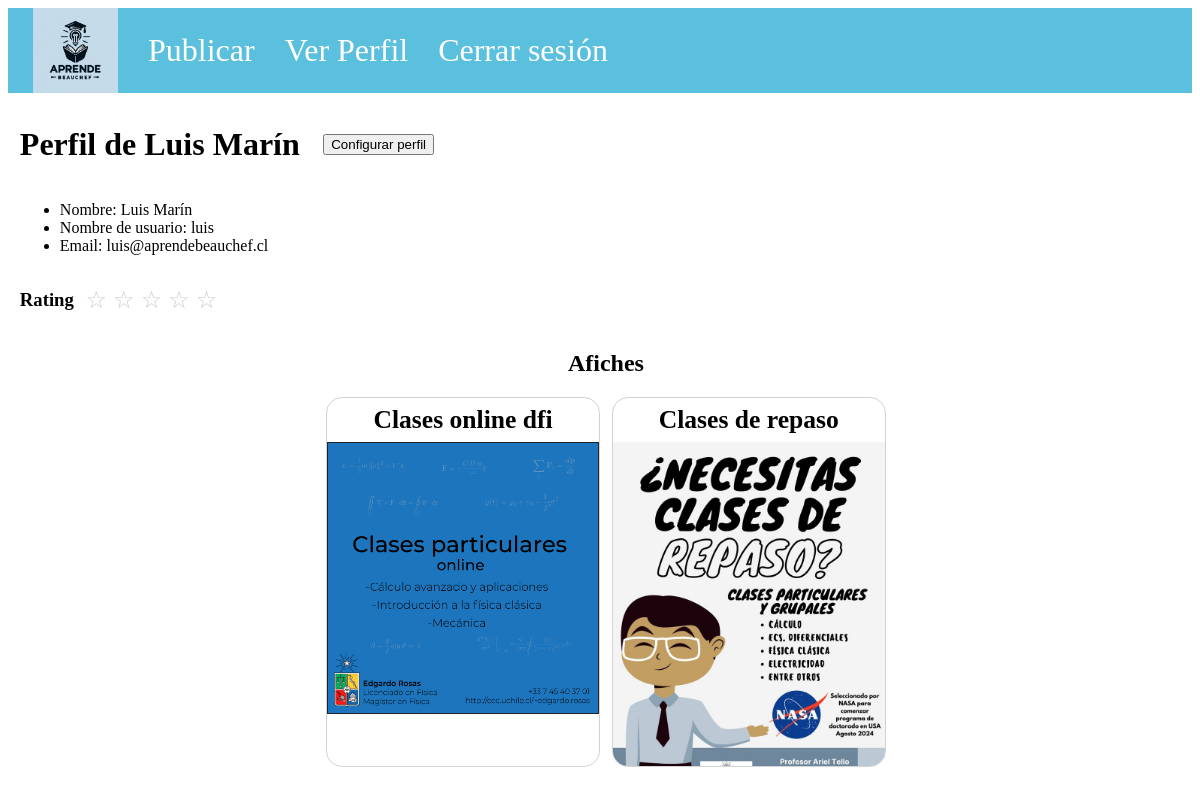
Page /profile/ (signed in) on the committed database.
### baseapp/models.py (models this page shows)
class Usuario(AbstractUser):
    name = models.TextField(blank=True, null=True)

class Afiche(models.Model):
    url = models.FileField(upload_to='uploads/')
    descripcion = models.CharField(max_length=200, blank=True)
    nombre = models.CharField(max_length=200)

### baseapp/views.py (the view)
# urls.py: path("profile/", views.profile_view, name="profile"),
def profile_view(request):
    user=request.user
    try:
        tutor = Tutor.objects.get(usuario=user)
        publicaciones = Publica.objects.filter(dicta__tutor=tutor).select_related('afiche')
        afiches = [publicacion.afiche for publicacion in publicaciones]
    except Tutor.DoesNotExist:
        tutor = None
        afiches = None
    return render(request, "profile.html", {'user': user, 'afiches': afiches})

### baseapp/static/templates/profile.html (shortened to what this page needs)
{%extends 'base_navbar.html'%}
{%block stylesheets%}
<link rel="stylesheet" type="text/css" href="/static/css/profile.css">
{%endblock%}
{%block content%}
<div class="profile-content">
    <div class="user-tittle">
        <h1 class="user-profile">Perfil de {{user.name}}</h1>
        <button id="conf" class="conf-button" onclick="location.href = 'http://127.0.0.1:8000/profile/edit/'">Configurar
            perfil</button>
    </div>
    <div class="user-info">
        <ul>
            <li id="nombre">Nombre: {{user.name}}</li>
            <li id="username">Nombre de usuario: {{user.username}}</li>
            <li id="email">Email: {{user.email}}</li>
        </ul>
    </div>
    {%if afiches is not None%}
    <div class="rating-content">
        <h3 class="afiches"> Rating</h3>
        <div class="rating">
            <span class="star empty"></span>
            <span class="star empty"></span>
            <span class="star empty"></span>
            <span class="star empty"></span>
            <span class="star empty"></span>
        </div>
    </div>
    <h2 class="afiches"> Afiches </h2>
    <div class="afiches">
        {%for poster in afiches%}
        <article>
            <div class="container-titulo">
                <h2>{{poster.nombre}}</h2>
            </div>
            <div class="container-afiche">
                <img src="{{poster.url.url}}" alt="{{afiche.nombre}}">
            </div>
        </article>
        {%endfor%}
    </div>
    {%endif%}
</div>
{%endblock%}

### baseapp/static/css/profile.css (style rules this page uses)
.rating { font-size: 24px; color: #ccc; }
.star { display: inline-block; }
.empty::before { content: '☆'; }
.user-tittle { display: flex; align-items: center; }
.user-profile { margin-right: 2%; }
.conf-button { height: 2%; }
.profile-content { display: flex; flex-direction: column; margin-top: 1%; margin-left: 1%; }
.rating-content { display: flex; align-items: center; gap: 1%; }
.container-afiche { width: 100%; }
.afiches { display: flex; justify-content: center; gap: 1%; flex-wrap: wrap; align-content: stretch; }
.afiches article { width: 17rem; height: 23rem; cursor: pointer; position: relative; display: block; transition: all 0.4s ease-in-out; overflow: hidden; border-radius: 1rem; border: 1px solid lightgray; margin-bottom: 1%; }
.container-titulo { display: flex; align-items: center; justify-content: center; }
.afiches article h2 { margin: auto; margin-top: 7px; margin-bottom: 7px; font-size: 1.6rem; color: var(--secondary); transition: color 0.3s ease-out; }
.afiches article img { max-width: 100%; transform-origin: center; transition: transform 0.4s ease-in-out; overflow: hidden; }

### rows in the picture
Usuario: name "Luis Marín", username "luis", email "luis@aprendebeauchef.cl"
Afiche: nombre "Clases online dfi", url (picture)
Afiche: nombre "Clases de repaso", url (picture)
